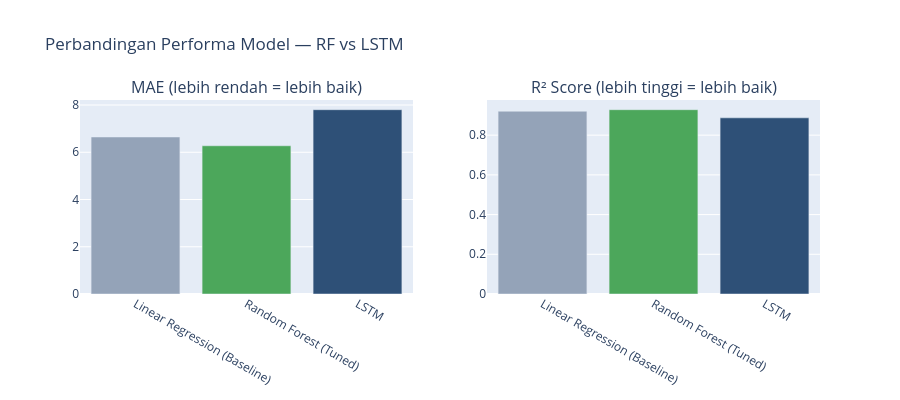
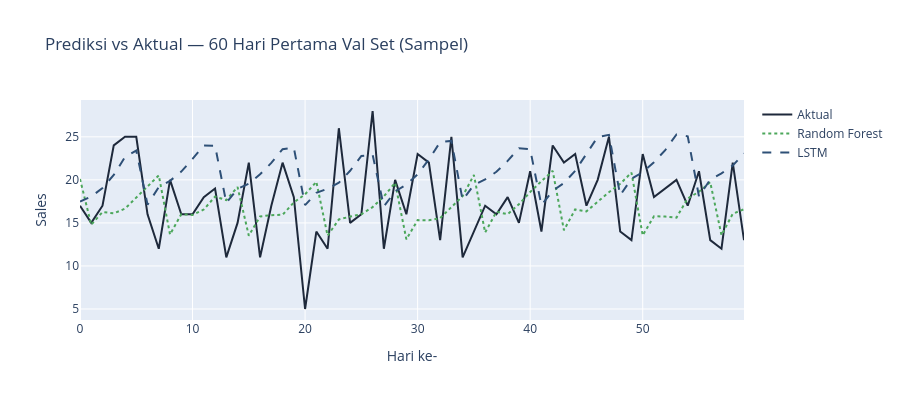

The code cell stored with these charts, in order, in its notebook:
### Markdown cell above
### 7.9 Perbandingan RF vs LSTM

### Code cell
# --- Tabel perbandingan lengkap ---
comparison_df = pd.DataFrame({
    'Model'   : ['Linear Regression (Baseline)', 'Random Forest (Tuned)', 'LSTM'],
    'MAE'     : [mae_lr,   mae_best,  mae_lstm],
    'RMSE'    : [rmse_lr,  rmse_best, rmse_lstm],
    'MAPE (%)': [
        np.mean(np.abs((Y_val - lr.predict(X_val)) / (Y_val + 1e-9))) * 100,
        mape_best,
        mape_lstm
    ],
    'R2'      : [r2_lr,    r2_best,   r2_lstm]
})

print('=' * 65)
print('PERBANDINGAN SEMUA MODEL (Evaluasi di Val 2017)')
print('=' * 65)
display(comparison_df.style.highlight_min(
    subset=['MAE', 'RMSE', 'MAPE (%)'], color='lightgreen'
).highlight_max(
    subset=['R2'], color='lightgreen'
).format({
    'MAE': '{:.4f}', 'RMSE': '{:.4f}',
    'MAPE (%)': '{:.2f}', 'R2': '{:.4f}'
}))

# --- Bar chart perbandingan metrik ---
fig = make_subplots(rows=1, cols=2,
                    subplot_titles=['MAE (lebih rendah = lebih baik)',
                                    'R² Score (lebih tinggi = lebih baik)'])

colors = ['#94a3b8', '#4CA75B', '#2E5077']
models = comparison_df['Model'].tolist()

fig.add_trace(go.Bar(x=models, y=comparison_df['MAE'],
                     marker_color=colors, name='MAE'), row=1, col=1)
fig.add_trace(go.Bar(x=models, y=comparison_df['R2'],
                     marker_color=colors, name='R²',
                     showlegend=False), row=1, col=2)

fig.update_layout(title='Perbandingan Performa Model — RF vs LSTM',
                  height=400, showlegend=False)
fig.show()

# --- Visualisasi prediksi: ambil 1 store-item sebagai sampel ---
# Ambil 60 hari pertama val set (store=1, item=1) untuk plot
sample_true = y_true_lstm[:60]
sample_rf   = y_pred_best[:60]   # RF val prediction (sudah dihitung di 7.4)
sample_lstm = y_pred_lstm[:60]

fig2 = go.Figure()
fig2.add_trace(go.Scatter(y=sample_true, name='Aktual',
                           line=dict(color='#1E293B', width=2)))
fig2.add_trace(go.Scatter(y=sample_rf, name='Random Forest',
                           line=dict(color='#4CA75B', width=2, dash='dot')))
fig2.add_trace(go.Scatter(y=sample_lstm, name='LSTM',
                           line=dict(color='#2E5077', width=2, dash='dash')))

fig2.update_layout(
    title='Prediksi vs Aktual — 60 Hari Pertama Val Set (Sampel)',
    xaxis_title='Hari ke-',
    yaxis_title='Sales',
    hovermode='x unified',
    height=400
)
fig2.show()

# --- Kesimpulan otomatis ---
best_model_name = comparison_df.loc[comparison_df['R2'].idxmax(), 'Model']
print(f'\n✅ Model terbaik berdasarkan R²: {best_model_name}')
print('   Model ini yang akan di-deploy sebagai model utama di web.')
print('   RF tetap tersedia sebagai model alternatif untuk perbandingan.')

### Figure 1 — Plotly figure (JSON) as saved in the notebook; plotly's stock layout.template omitted (floating-point values rounded to 4 significant figures)
{"data": [{"marker": {"color": ["#94a3b8", "#4CA75B", "#2E5077"]}, "name": "MAE", "x": ["Linear Regression (Baseline)", "Random Forest (Tuned)", "LSTM"], "y": [6.647, 6.275, 7.803], "type": "bar", "xaxis": "x", "yaxis": "y"}, {"marker": {"color": ["#94a3b8", "#4CA75B", "#2E5077"]}, "name": "R²", "showlegend": false, "x": ["Linear Regression (Baseline)", "Random Forest (Tuned)", "LSTM"], "y": [0.9206, 0.9282, 0.8872], "type": "bar", "xaxis": "x2", "yaxis": "y2"}], "layout": {"xaxis": {"anchor": "y", "domain": [0, 0.45]}, "yaxis": {"anchor": "x", "domain": [0, 1]}, "xaxis2": {"anchor": "y2", "domain": [0.55, 1]}, "yaxis2": {"anchor": "x2", "domain": [0, 1]}, "annotations": [{"font": {"size": 16}, "showarrow": false, "text": "MAE (lebih rendah = lebih baik)", "x": 0.225, "xanchor": "center", "xref": "paper", "y": 1, "yanchor": "bottom", "yref": "paper"}, {"font": {"size": 16}, "showarrow": false, "text": "R² Score (lebih tinggi = lebih baik)", "x": 0.775, "xanchor": "center", "xref": "paper", "y": 1, "yanchor": "bottom", "yref": "paper"}], "title": {"text": "Perbandingan Performa Model — RF vs LSTM"}, "height": 400, "showlegend": false}}

### Figure 2 — Plotly figure (JSON) as saved in the notebook; plotly's stock layout.template omitted (floating-point values rounded to 4 significant figures)
{"data": [{"line": {"color": "#1E293B", "width": 2}, "name": "Aktual", "y": [17.0, 15.0, 17.0, 24.0, 25.0, 25.0, 16.0, 12.0, 20.0, 16.0, 16.0, 18.0, 19.0, 11.0, 15.0, 22.0, 11.0, 17.0, 22.0, 18.0, 5.0, 14.0, 12.0, 26.0, 15.0, 16.0, 28.0, 12.0, 20.0, 16.0, 23.0, 22.0, 13.0, 25.0, 11.0, 14.0, 17.0, 16.0, 18.0, 15.0, 21.0, 14.0, 24.0, 22.0, 23.0, 17.0, 20.0, 25.0, 14.0, 13.0, 23.0, 18.0, 19.0, 20.0, 17.0, 21.0, 13.0, 12.0, 22.0, 13.0], "type": "scatter"}, {"line": {"color": "#4CA75B", "dash": "dot", "width": 2}, "name": "Random Forest", "y": [20.1, 14.78, 16.26, 16.11, 16.66, 17.92, 19.16, 20.52, 13.65, 16.02, 15.93, 16.56, 18.06, 17.65, 19.17, 13.52, 15.75, 15.89, 15.94, 17.37, 18.32, 19.77, 13.52, 15.4, 15.74, 16.01, 16.84, 18.08, 19.66, 13.09, 15.33, 15.3, 15.56, 16.84, 18.11, 20.56, 13.89, 16.3, 16.01, 17.16, 18.58, 19.85, 21.05, 14.15, 16.57, 16.34, 17.47, 18.57, 19.54, 20.85, 13.55, 15.77, 15.74, 15.62, 17.85, 18.62, 19.73, 13.57, 16.07, 16.58], "type": "scatter"}, {"line": {"color": "#2E5077", "dash": "dash", "width": 2}, "name": "LSTM", "y": [17.49, 18.06, 19.06, 20.57, 22.65, 23.4, 17.12, 19.16, 19.88, 20.96, 22.43, 23.99, 23.97, 17.34, 18.96, 19.56, 20.65, 21.97, 23.56, 23.73, 17.06, 18.49, 18.98, 19.67, 21.06, 22.78, 22.91, 16.91, 18.66, 19.46, 20.64, 22.37, 24.38, 24.53, 17.65, 19.4, 20.05, 20.94, 22.21, 23.66, 23.55, 17.05, 18.73, 19.64, 21.05, 22.99, 24.98, 25.23, 18.2, 20.15, 20.89, 22.06, 23.46, 25.27, 25.06, 18.08, 20.04, 20.76, 21.67, 23.07], "type": "scatter"}], "layout": {"title": {"text": "Prediksi vs Aktual — 60 Hari Pertama Val Set (Sampel)"}, "xaxis": {"title": {"text": "Hari ke-"}}, "yaxis": {"title": {"text": "Sales"}}, "hovermode": "x unified", "height": 400}}
